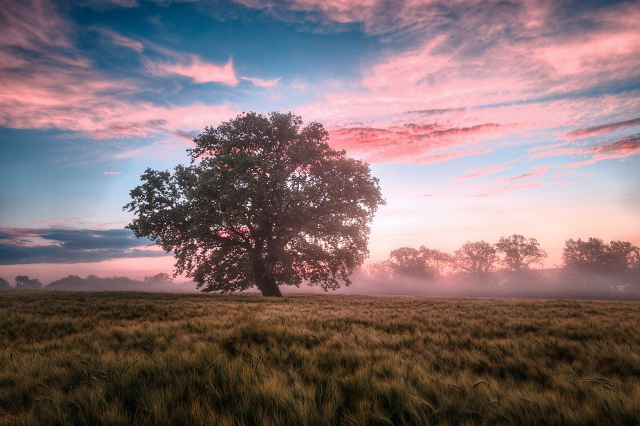
#> input picture Image-Manipulation/03-Scaling_Re-sizing_Interpolation/Images/input4.jpg, 1280 x 852 px (shown at 1/2 size)
$ python resized_01.py
#> lines starting #> are read from the running program, lines starting #| are printed output that depends on the picture
import cv2
import numpy as np
from matplotlib import pyplot as plt
# load our input image
image = cv2.imread('Images/input4.jpg')
#> image is the input picture: shape (852, 1280, 3); mean B, G, R 113, 110.8, 130.1
row, col = 1, 3
fig, axs = plt.subplots(row, col, figsize=(15, 10))
fig.tight_layout()

# Let's make our image 3/4 of it's original size
image_scaled = cv2.resize(image, None, fx=0.15, fy=0.15)
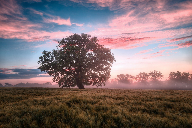
#> image_scaled: shape (128, 192, 3); mean B, G, R 112.8, 110.7, 129.9
axs[0].imshow(cv2.cvtColor(image_scaled, cv2.COLOR_BGR2RGB))
axs[0].set_title('Scaling - Linear Interpolation')

# Let's double the size of our image
img_scaled_v1 = cv2.resize(image, None, fx=2, fy=2, interpolation = cv2.INTER_CUBIC)
axs[1].imshow(cv2.cvtColor(img_scaled_v1, cv2.COLOR_BGR2RGB))
axs[1].set_title('Scaling - Cubic Interpolation')

# Let's skew the re-sizing by setting exact dimensions
img_scaled_v2 = cv2.resize(image, (900, 400), interpolation = cv2.INTER_AREA)
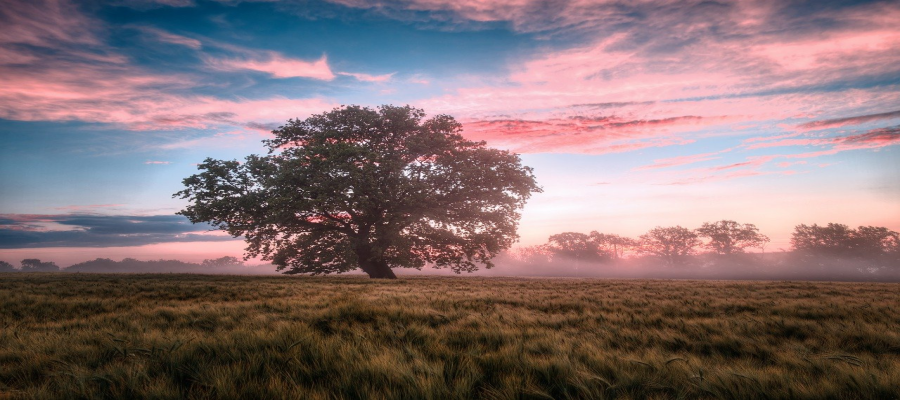
#> img_scaled_v2: shape (400, 900, 3); mean B, G, R 113, 110.8, 130.1
axs[2].imshow(cv2.cvtColor(img_scaled_v2, cv2.COLOR_BGR2RGB))
axs[2].set_title('Scaling - Skewed Size')

plt.savefig('Images\output_scaling.png')
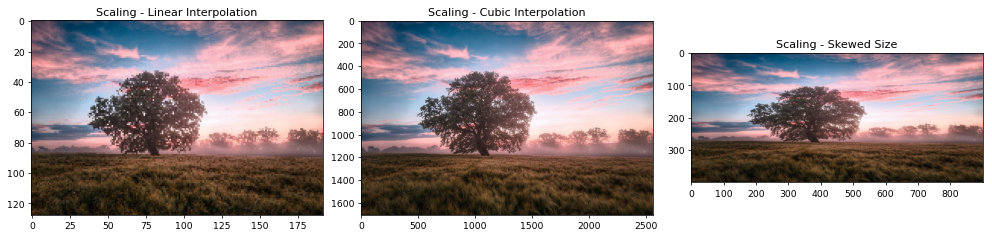
#> figure drawn by matplotlib, 3 panels
plt.show()

$ run again, with Image-Manipulation/03-Scaling_Re-sizing_Interpolation/Images/input1.jpg copied over Image-Manipulation/03-Scaling_Re-sizing_Interpolation/Images/input4.jpg
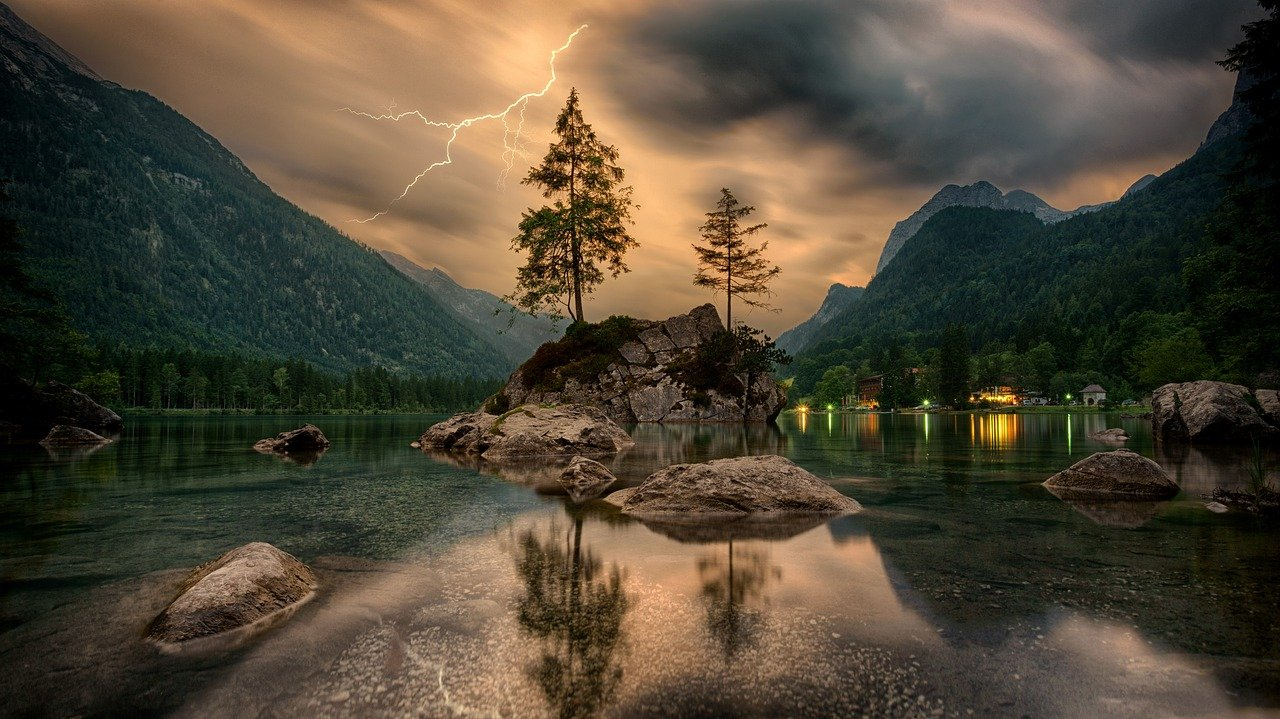
#> input picture Image-Manipulation/03-Scaling_Re-sizing_Interpolation/Images/input1.jpg, 1280 x 719 px
#> image is the input picture: shape (719, 1280, 3); mean B, G, R 54.5, 71.1, 79.8
#> `img_scaled_v2 = cv2.resize(image, (900, 400), interpolation = cv2.INTE..`:
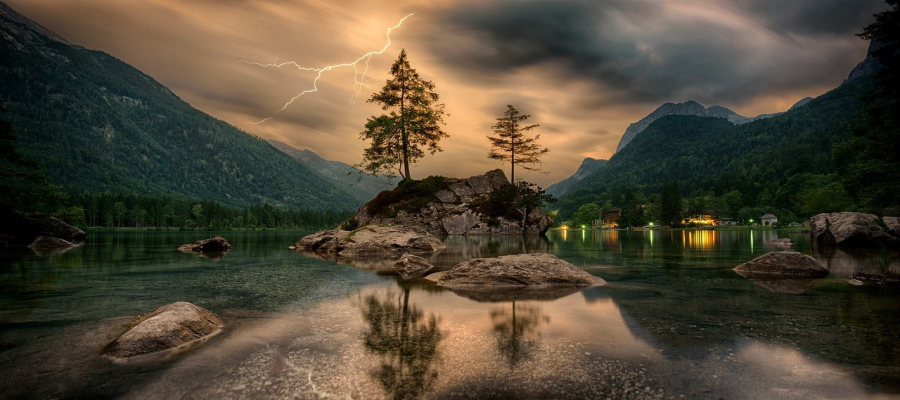
#> img_scaled_v2: shape (400, 900, 3); mean B, G, R 54.5, 71.1, 79.8
#> `plt.savefig('Images\output_scaling.png')`:
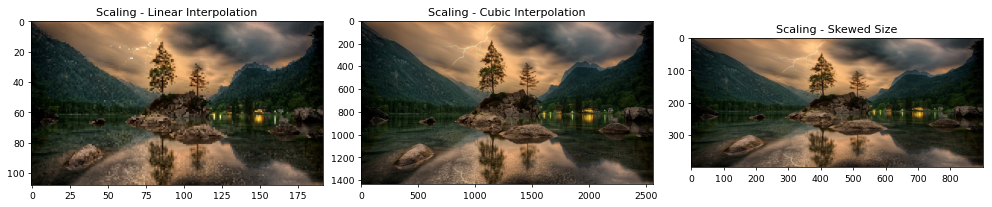
#> figure drawn by matplotlib, 3 panels

$ run again, with Image-Manipulation/03-Scaling_Re-sizing_Interpolation/Images/input3.jpg copied over Image-Manipulation/03-Scaling_Re-sizing_Interpolation/Images/input4.jpg
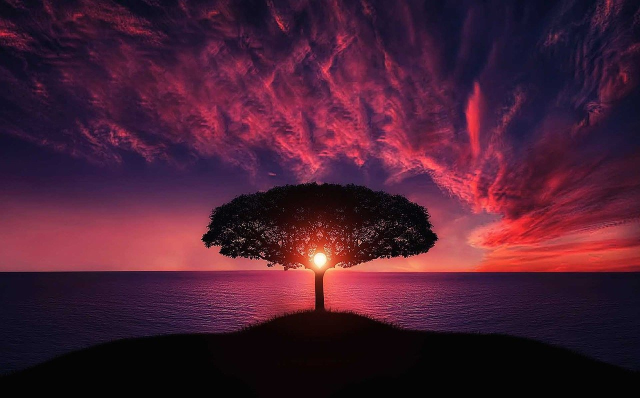
#> input picture Image-Manipulation/03-Scaling_Re-sizing_Interpolation/Images/input3.jpg, 1280 x 796 px (shown at 1/2 size)
#> image is the input picture: shape (796, 1280, 3); mean B, G, R 51.3, 30.5, 73.7
#> `img_scaled_v2 = cv2.resize(image, (900, 400), interpolation = cv2.INTE..`:
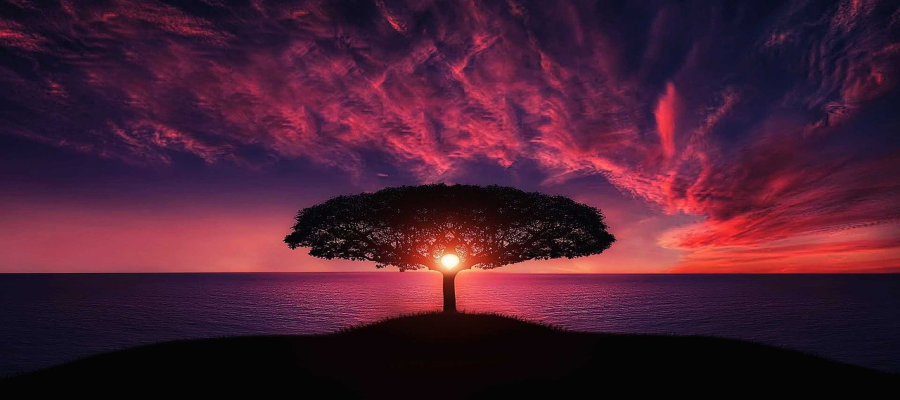
#> img_scaled_v2: shape (400, 900, 3); mean B, G, R 51.3, 30.5, 73.7
#> `plt.savefig('Images\output_scaling.png')`:
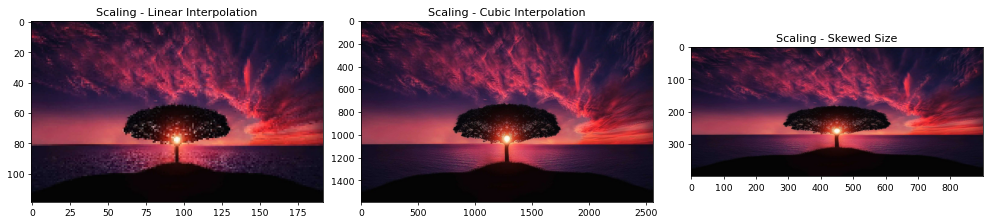
#> figure drawn by matplotlib, 3 panels
